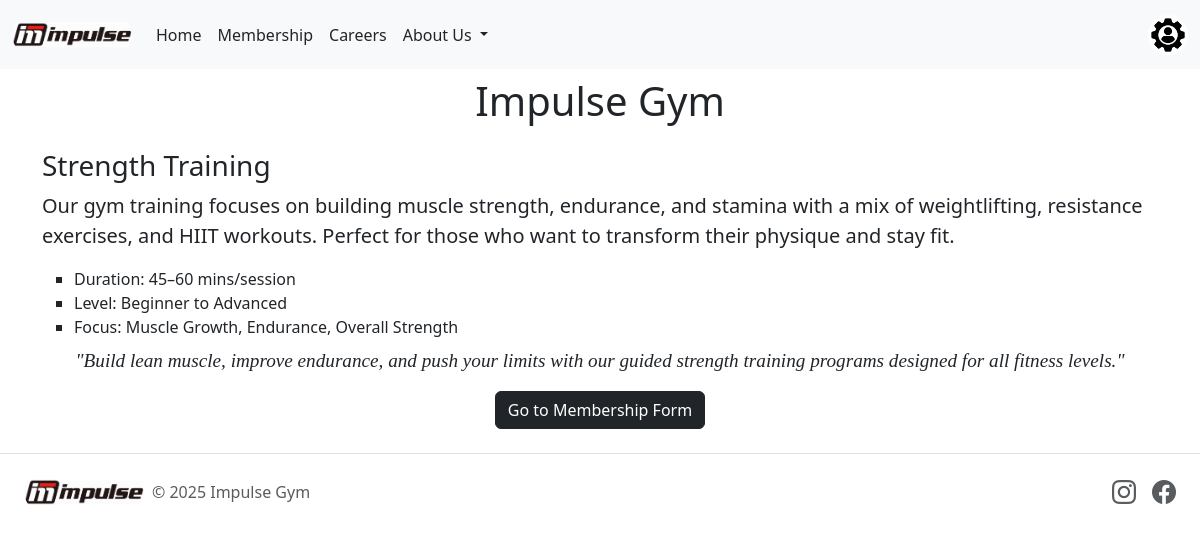
Screenshot of /exercisePage/2 with the database file from the repository.
### tables this page shows
CREATE TABLE exercise (
                id INTEGER PRIMARY KEY AUTOINCREMENT,
                name TEXT,
                quote TEXT,
                detail INT
            , image_url TEXT, "describe" TEXT);

### app.py (the view)
@app.route("/exercisePage/<id>") # yeh apply karne ke baad wala page hai jisme us particular exercise ka info hai phir button click karne ke baad form aata hai
def showExcercise(id):
    worked = load_workouts_from_db(id) # workout and workouts different hai
    if not worked:
        return "Not Found", 404
    else:
        return render_template("exercisePage.html", company_name='Impulse', worked=worked)

### database.py (called while the page is built)
def load_workouts_from_db(id):
    with engine.connect() as conn:
        result = conn.execute(text("SELECT * FROM exercise WHERE id = :val"), {"val": id})
        rows = result.all()
        if len(rows) == 0: # agar list empty ho toh
            return None
        else:
            return rows[0]._asdict() # is list ka pehla tuple return kar raha hai us id no ki information

### templates/exercisePage.html (shortened to what this page needs)
<!DOCTYPE html>
<html lang="en">
<head>
    {% include 'bootstrap.html' %}
</head>
<body>
    {% include 'nav.html' %}
    <div class="container">
        <h1 class="text-center mt-2 mb-4">Impulse Gym</h1>
        <h3 class="mb-2">{{worked.name}}</h3>
        <p class="lead">{{worked.describe}}</p>
        <ul class="mb-2" style="list-style-type: square;"">
            {% for line in worked.detail.split('.') %}
            <li>{{line.strip()}}</li>
            {% endfor %}
        </ul>
        <blockquote class="text-center" style=" font-size: larger;font-style: italic;font-family: Cambria, Cochin, Georgia, Times, 'Times New Roman', serif;">"{{worked.quote}}"</blockquote>
        <div class="buttonMember text-center">
            <a href="/applicationForm/{{worked['id']}}" class="btn btn-dark">Go to Membership Form</a>
        </div>
    </div>
    {% include 'footer.html' %}
</body>
</html>

### rows the page displays
exercise: name "Strength Training", describe "Our gym training focuses on building muscle strength, endurance, and stamina with a mix of weightlifting, resistance exercises, and HIIT workouts. Perfect for those who want to transform their physique and stay fit.", quote "Build lean muscle, improve endurance, and push your limits with our guided strength training programs designed for all fitness levels."

### other values shown
{{ line.strip() }} "Duration: 45–60 mins/session" "Level: Beginner to Advanced" "Focus: Muscle Growth, Endurance, Overall Strength"
